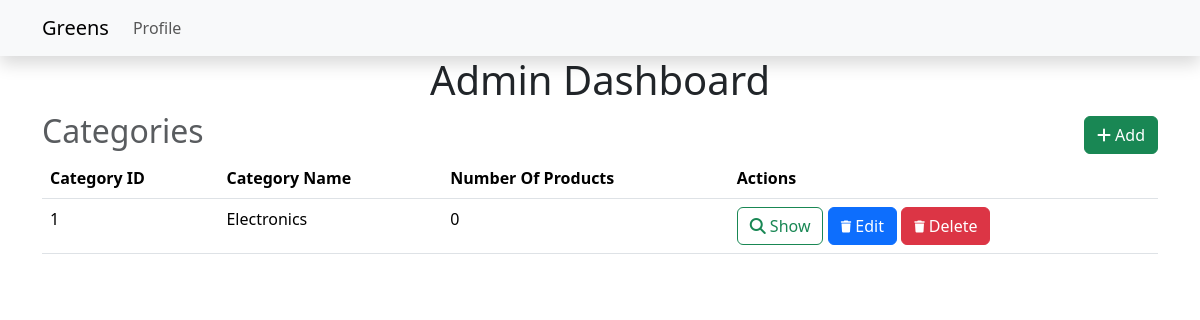
Page /admin (signed in) on the earlier database version.
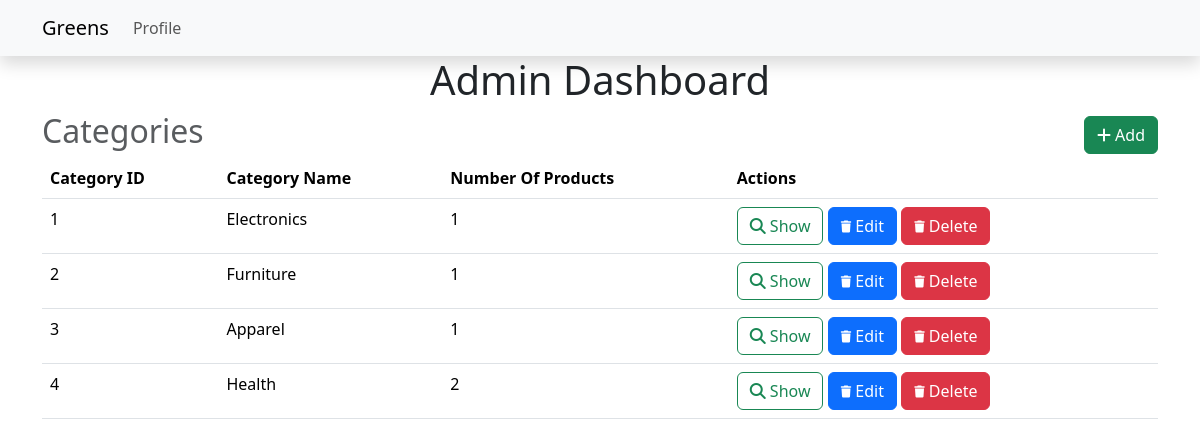
Same page on the later database version.
### Models.py (models this page shows)
class Category(db.Model):
    __tablename__ = 'category'
    id = db.Column(db.Integer, primary_key=True)
    name = db.Column(db.String(64), nullable=False)
    products = db.relationship("Product", backref='category', lazy=True)

### route.py (the view)
@app.route('/admin')
@admin_required
def admin():
    user = User.query.get(session['user_id'])
    if not user.is_admin:
        flash('You need to be admin to access this page.')
        return redirect(url_for('index'))
    return render_template('admin.html', user=user, categories=Category.query.all())

### route.py (called while the page is built)
def admin_required(func):
    @wraps(func)
    def inner(*args, **kwargs):
        if 'user_id' not in session:
            flash('You need to login first.')
            return redirect(url_for('login'))
        user = User.query.get(session['user_id'])
        if not user.is_admin:
            flash('You need to be admin to access this page.')
            return redirect(url_for('index'))
        return func(*args, **kwargs)
    return inner

### templates/admin.html (shortened to what this page needs)
{% extends 'layout.html' %}
{% block content %}
    <h1>Admin Dashboard</h1>
    <div class="heading">
        <h2 class="text-muted">Categories</h2>
        <a class="btn btn-success" href="{{url_for('add_category')}}">
            <i class="fas fa-plus"></i>
            Add
        </a>
    </div>
    <table class="table">
        <thead>
            <tr>
                <th>Category ID</th>
                <th>Category Name</th>
                <th>Number Of Products</th>
                <th>Actions</th>
            </tr>
        </thead>
        <tbody>
            {% for category in categories %}
                <tr>
                    <td>{{category.id}}</td>
                    <td>{{category.name}}</td>
                    <td>{{category.products|length}}</td>
                    <td>
                        <a class="btn btn-outline-success" href="{{url_for('show_category', id=category.id)}}">
                            <i class="fas fa-search"></i>
                            Show
                        </a>
                        <a class="btn btn-primary" href="{{url_for('edit_category', id=category.id)}}">
                            <i class="fas fa-trash fa-xs"></i>
                            Edit
                        </a>
                        <a class="btn btn-danger" href="{{url_for('delete_category', id=category.id)}}">
                            <i class="fas fa-trash fa-xs"></i>
                            Delete
                        </a>
                    </td>
                </tr>
            {% endfor %}
        </tbody>
    </table>
{% endblock %}

Differences in the rows shown:
computed for Category "Electronics": products|length "0" → "1"
added Category: id "2", name "Furniture", products|length "1"
added Category: id "3", name "Apparel", products|length "1"
added Category: id "4", name "Health", products|length "2"
